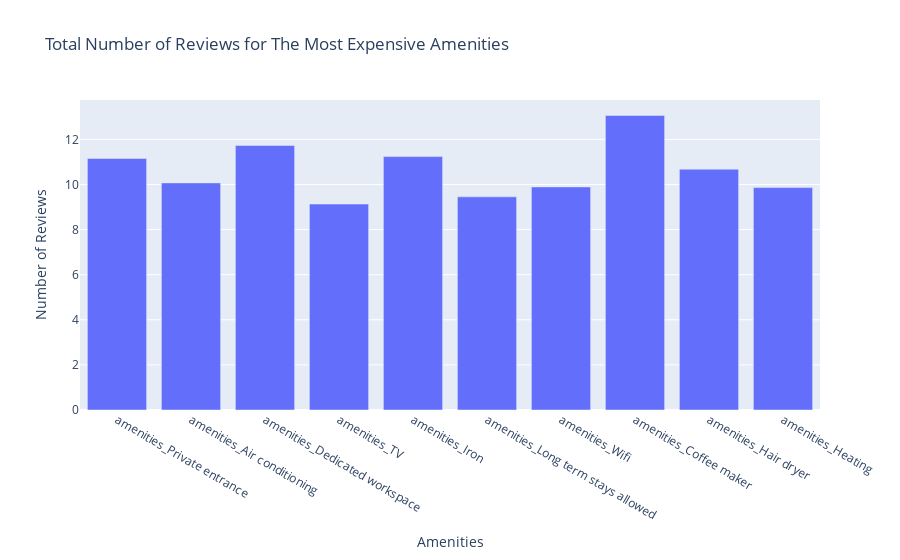

Notebook cell for this chart:
### Code cell
amenities = {}
for c in df.columns:
	if "amenities" in c: 
		amenities[c] = df.groupby(c)['price'].mean()[1]

amenities_list = sorted(amenities, key=amenities.get, reverse=True)[:10]
amenities = {c:df.groupby(c)['number_of_reviews_ltm'].mean()[1] for c in amenities_list}
fig = px.bar(x = amenities.keys(), y = amenities.values(), title = "Total Number of Reviews for The Most Expensive Amenities", labels={
	"y": "Number of Reviews",
	"x": "Amenities"
})
fig.show()

### Figure 1 — Plotly figure (JSON) as saved in the notebook; plotly's stock layout.template omitted (floating-point values rounded to 4 significant figures)
{"data": [{"alignmentgroup": "True", "hovertemplate": "Amenities=%{x}<br>Number of Reviews=%{y}<extra></extra>", "legendgroup": "", "marker": {"color": "#636efa", "pattern": {"shape": ""}}, "name": "", "offsetgroup": "", "orientation": "v", "showlegend": false, "textposition": "auto", "type": "bar", "x": ["amenities_Private entrance", "amenities_Air conditioning", "amenities_Dedicated workspace", "amenities_TV", "amenities_Iron", "amenities_Long term stays allowed", "amenities_Wifi", "amenities_Coffee maker", "amenities_Hair dryer", "amenities_Heating"], "xaxis": "x", "y": [11.15, 10.07, 11.73, 9.131, 11.24, 9.451, 9.893, 13.06, 10.68, 9.861], "yaxis": "y"}], "layout": {"barmode": "relative", "legend": {"tracegroupgap": 0}, "title": {"text": "Total Number of Reviews for The Most Expensive Amenities"}, "xaxis": {"anchor": "y", "domain": [0, 1], "title": {"text": "Amenities"}}, "yaxis": {"anchor": "x", "domain": [0, 1], "title": {"text": "Number of Reviews"}}}}
